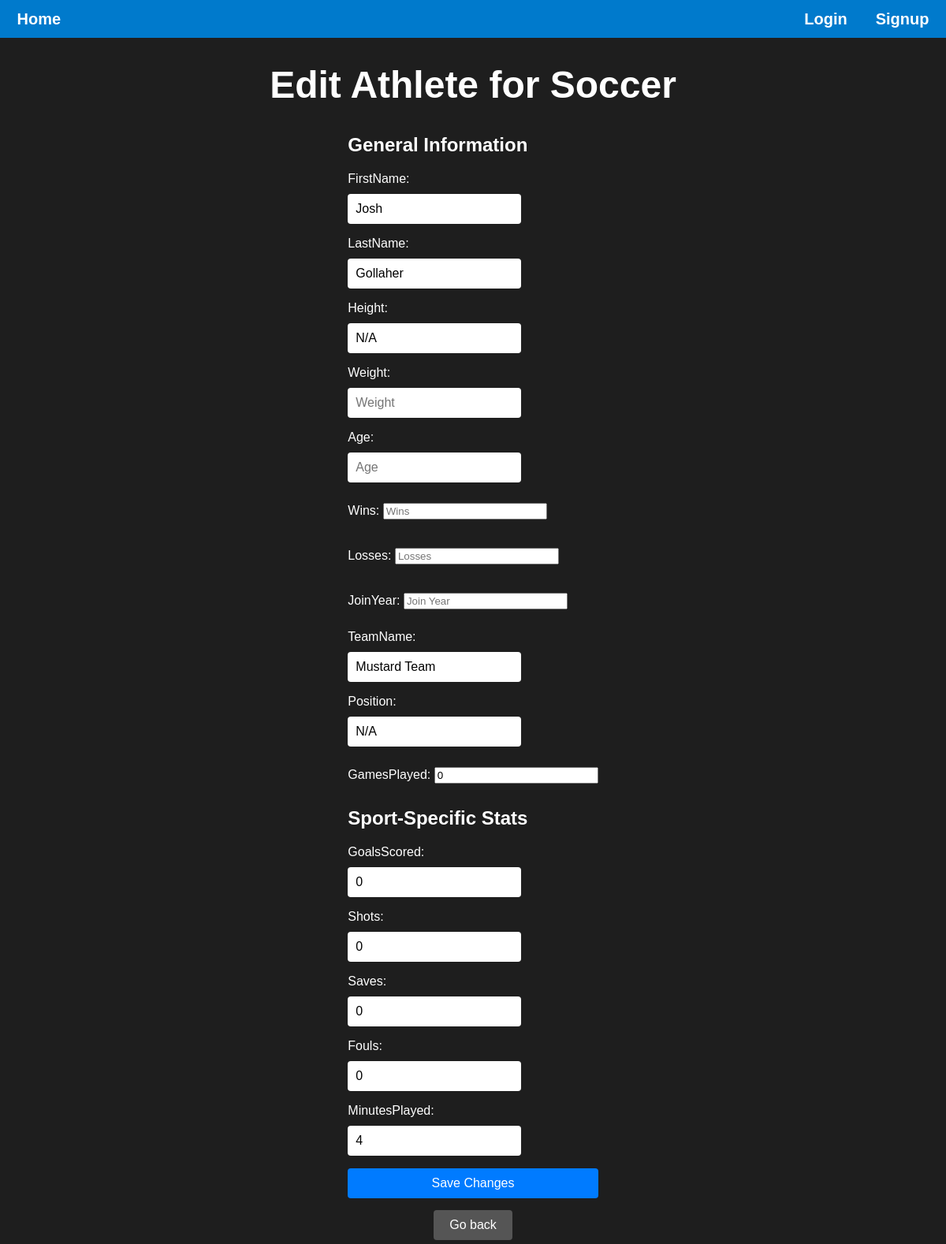
/soccer/athlete/6/edit, run on the app's committed database.
### main/models.py (models this page shows, shortened)
class Athlete(models.Model):
    SPORT_CHOICES = [
        ('baseball', 'baseball'),
        ('basketball', 'basketball'),
        ('soccer', 'soccer'),
        ('football', 'football'),
    ]
    id = models.AutoField(primary_key=True)
    firstName = models.CharField(max_length=20, default='N/A')
    lastName = models.CharField(max_length=20, default='N/A')
    height = models.CharField(max_length=5, default='N/A',blank=True, null=True)
    weight = models.IntegerField(blank=True, null=True)
    birthDate = models.DateField(blank=True, null=True)
    age = models.IntegerField(blank=True, null=True)
    wins = models.IntegerField(blank=True, null=True)
    losses = models.IntegerField(blank=True, null=True)
    joinYear = models.IntegerField(blank=True, null=True)
    sport = models.CharField(max_length=20, choices=SPORT_CHOICES, default='Baseball')
    teamName = models.CharField(max_length=20, default='N/A')
    position = models.CharField(max_length=20, default='N/A', blank=True, null=True)
    gamesPlayed = models.IntegerField(default=0, blank=True, null=True)
    numViews = models.IntegerField(default=0, blank=True, null=True)

class SoccerStat(models.Model):
    athlete = models.OneToOneField(Athlete, on_delete=models.CASCADE, primary_key=True)
    goalsScored = models.IntegerField(blank=True)
    shots = models.IntegerField(blank=True)
    saves = models.IntegerField(blank=True)
    fouls = models.IntegerField(blank=True)
    minutesPlayed = models.IntegerField(blank=True)

### main/views.py (the view)
# urls.py: path("<str:sport>/athlete/<str:athlete_id>/edit", views.edit_athlete, name="edit_athlete"),
def edit_athlete(request, sport, athlete_id):
    logged_in = request.session.get('logged_in', False)
    curr_user_name = request.session.get('curr_user_name', "")
    athlete = get_object_or_404(Athlete, id=athlete_id)
    athlete_form = EditAthleteForm(request.POST or None, instance=athlete)
    if sport == "baseball":
        sport_stat = get_object_or_404(BaseballStat, athlete=athlete)
        sport_form = BaseballForm(request.POST or None, instance=sport_stat)
    elif sport == "basketball":
        sport_stat = get_object_or_404(BasketballStat, athlete=athlete)
        sport_form = BasketballForm(request.POST or None, instance=sport_stat)
    elif sport == "soccer":
        sport_stat = get_object_or_404(SoccerStat, athlete=athlete)
        sport_form = SoccerForm(request.POST or None, instance=sport_stat)
    else:
        sport_stat = get_object_or_404(FootballStat, athlete=athlete)
        sport_form = FootballForm(request.POST or None, instance=sport_stat)
    if request.method == "POST":
        if athlete_form.is_valid() and sport_form.is_valid():
            athlete_form.save()
            sport_form.save()
    context = {
        "logged_in": logged_in,
        "curr_user_name": curr_user_name,
        "sport": sport,
        "athlete_form": athlete_form,
        "sport_form": sport_form,
    }
    return render(request, "main/edit_athlete.html", context)

### main/forms.py
class SoccerForm(forms.ModelForm):
    class Meta:
        model = SoccerStat
        fields = ['goalsScored', 'shots', 'saves', 'fouls', 'minutesPlayed']
        widgets = {
            'goalsScored': forms.TextInput(attrs={'placeholder': 'Goals Scored', 'style': 'width: 200px;'}),
            'shots': forms.TextInput(attrs={'placeholder': 'Shots', 'style': 'width: 200px;'}),
            'saves': forms.TextInput(attrs={'placeholder': 'Saves', 'style': 'width: 200px;'}),
            'fouls': forms.TextInput(attrs={'placeholder': 'Fouls', 'style': 'width: 200px;'}),
            'minutesPlayed': forms.TextInput(attrs={'placeholder': 'Minutes Played', 'style': 'width: 200px;'}),
        }

### main/templates/main/edit_athlete.html (shortened to what this page needs)
{% load static %}
<!DOCTYPE html>
<html lang="en">
<head>
    <link rel="stylesheet" href="{% static 'styles.css' %}" />
</head>
<body>
    <div class="header">
        <p><a href="{% url 'landing_page' %}">Home</a></p>
        <div class="header-container">
            {% if not logged_in %}
            <p><a href="{% url 'login_page' %}">Login</a></p>
            <p><a href="{% url 'signup_page' %}">Signup</a></p>
            {% else %}
            <p><a href="{% url 'logout' %}">Logout</a></p>
            <p><a href="{% url 'user_page' curr_user_name %}">Profile</a></p>
            {% endif %}
        </div>
    </div>
    <h1>Edit Athlete for {{ sport|capfirst }}</h1>
    <form method="post" class="login-form">
        <h3>General Information</h3>
        {{ athlete_form.as_p }}
        <h3>Sport-Specific Stats</h3>
        {{ sport_form.as_p }}
        <input type="submit" value="Save Changes" class="btn-submit">
    </form>
    <form action="{% url 'sports_page' sport=sport %}" method="get" style="display:inline;">
        <button type="submit" class="btn-secondary">Go back</button>
    </form>
</body>
</html>

### main/static/styles.css (style rules this page uses)
body { background-color: #1e1e1e; color: #ffffff; font-family: Arial, sans-serif; display: flex; flex-direction: column; align-items: center; min-height: 100vh; margin: 0; }
.header { display: flex; flex: auto; background-color: #007acc; font-size: 20px; font-weight: 600; justify-content: space-around; align-items: center; gap: 75%; max-height: 48px; min-width: 100%; }
.header-container { display: flex; justify-content: space-between; gap: 36px; }
h1 { font-size: 3em; margin-bottom: 15px; }
a { color: inherit; text-decoration: none; }
input { width: 50px; margin: 10px auto; }
button { font-size: 1em; color: #ffffff; background-color: #007acc; border: none; padding: 10px 20px; border-radius: 5px; cursor: pointer; margin: 5px; }
h3 { font-size: 1.5em; margin: 20px 0; }
.login-form input[type="text"], .login-form input[type="password"], .login-form input[type="email"], .login-form input[type="submit"] { display: block; width: 100%; padding: 10px; margin: 10px 0; font-size: 1rem; border: none; border-radius: 4px; }
.login-form input[type="submit"] { background-color: #007bff; color: #fff; cursor: pointer; }
.btn-secondary { padding: 10px 20px; background-color: #555; color: #fff; border: none; border-radius: 4px; cursor: pointer; }

### data on the page
Athlete: sport "Soccer", firstName "Josh", lastName "Gollaher", height "N/A", teamName "Mustard Team", position "N/A", gamesPlayed "0"
SoccerStat: goalsScored "0", shots "0", saves "0", fouls "0", minutesPlayed "4"
